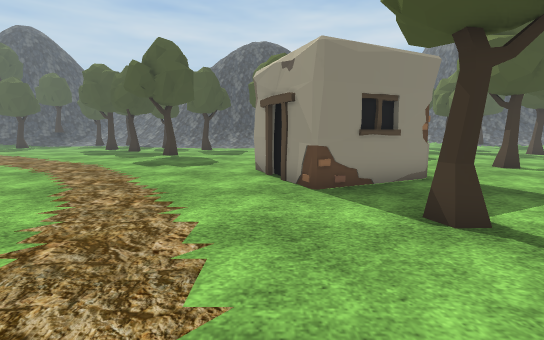
View 1 (above)

21 first-person views from a walk through a Unity game level. The camera is 1.3 m above the floor, tilts 8° down and sees 90° across. The floor is counted in squares, 1 m on a side. Each view is taken from the middle of a square. On the plan, view 1 faces up. The plan holds only what a view shows up to about 13 squares ahead; the rest is blank. The place goes on beyond the plan. Some animated figures are not drawn. Some surface patterns are stand-ins.

View 2
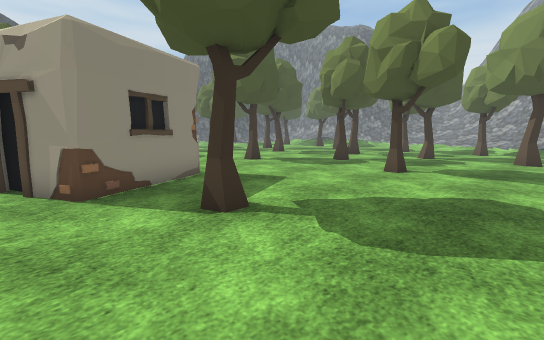

View 3
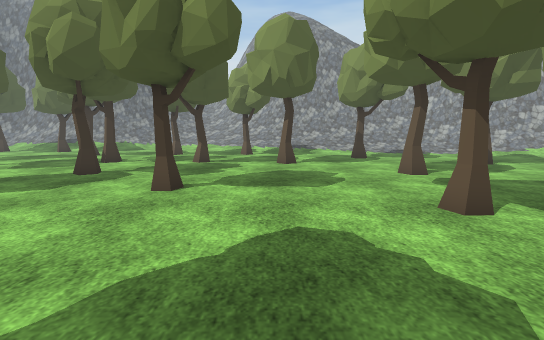

View 4
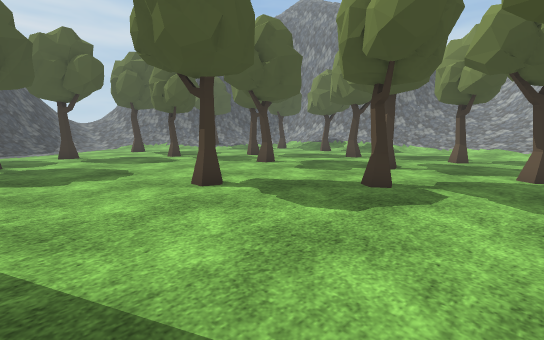

View 5
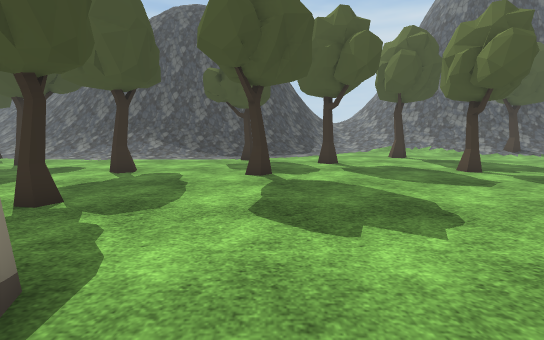

View 6
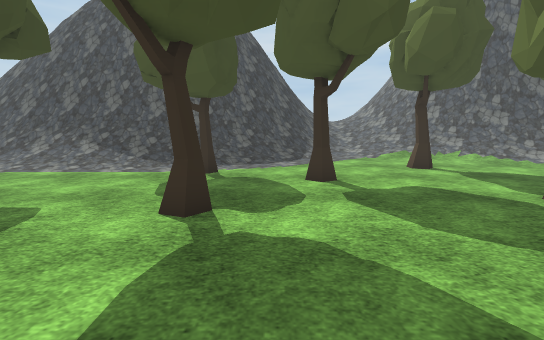

View 7
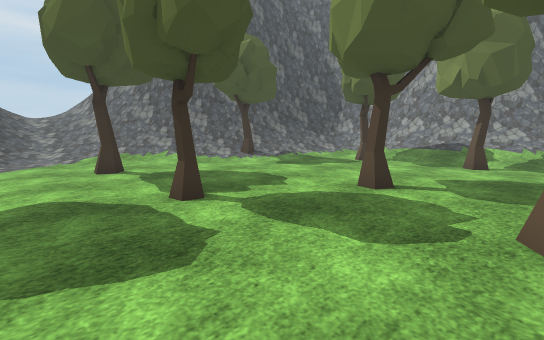

View 8
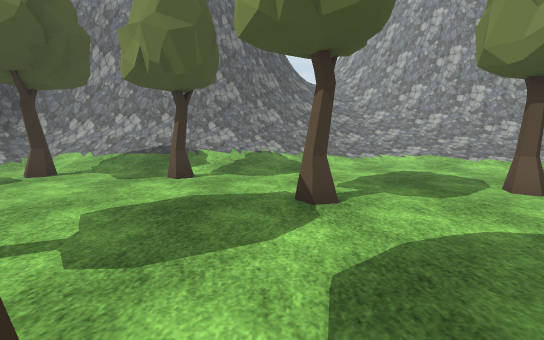

View 9
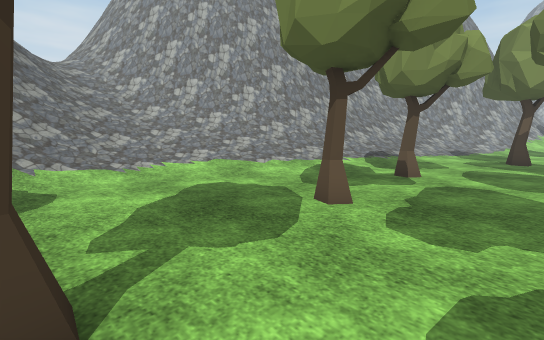

View 10
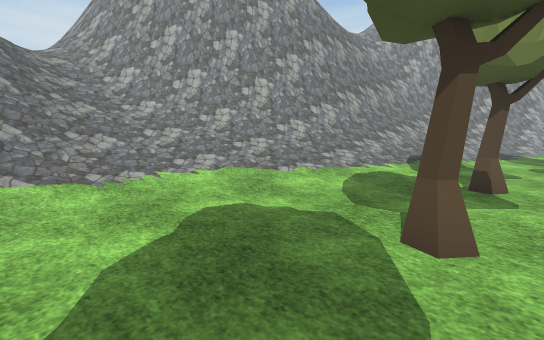

View 11
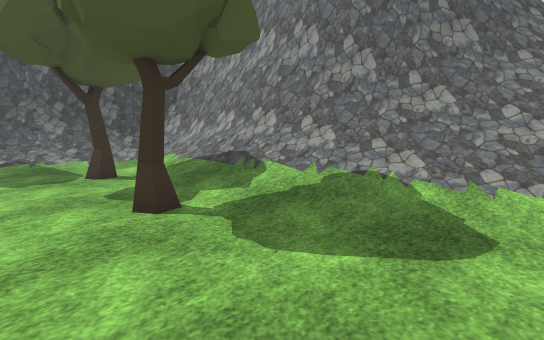

View 12
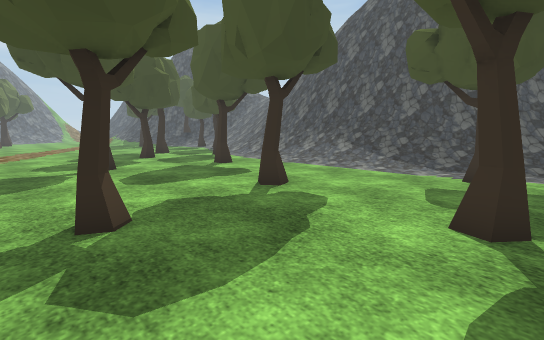

View 13
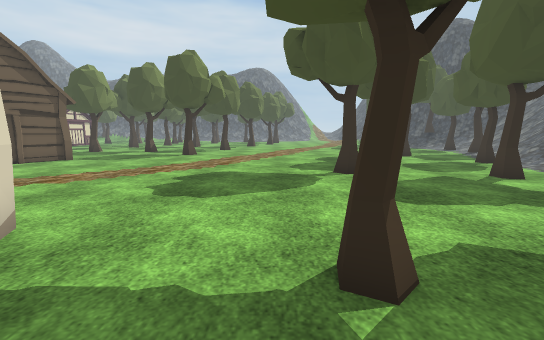

View 14
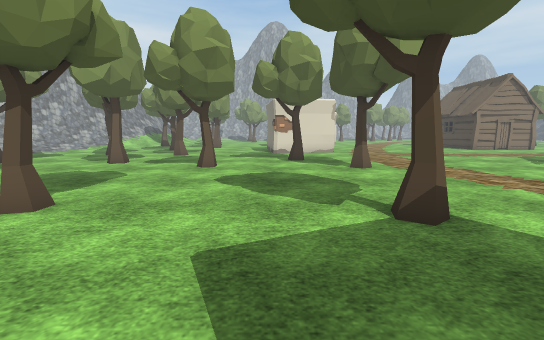

View 15
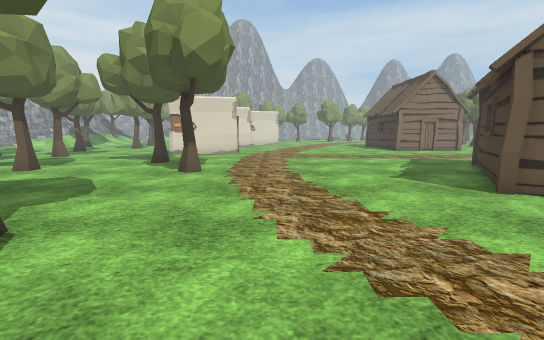

View 16
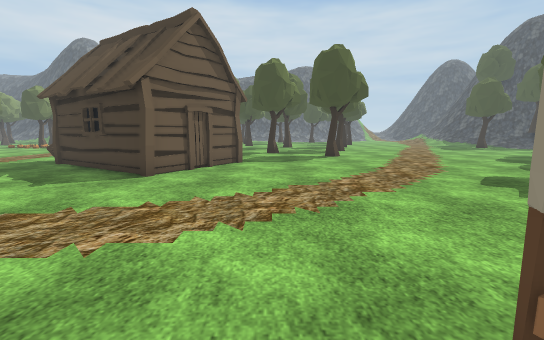

View 17
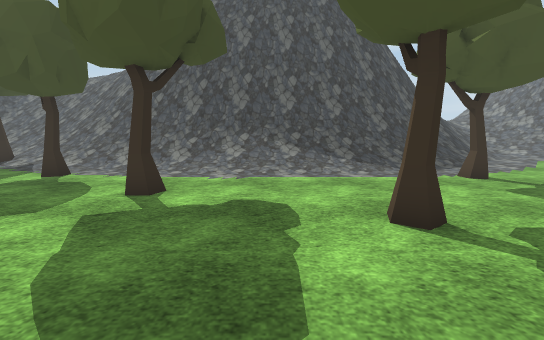

View 18
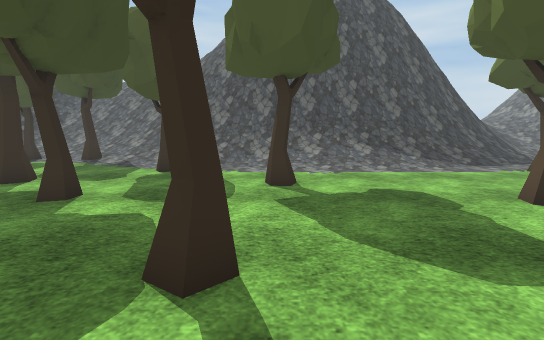

View 19
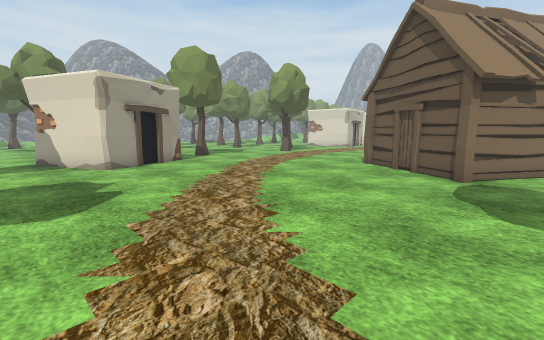

View 20
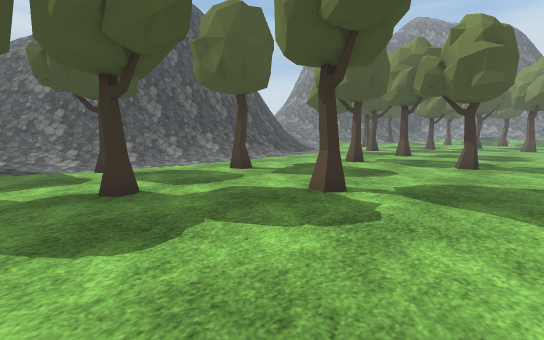

View 21
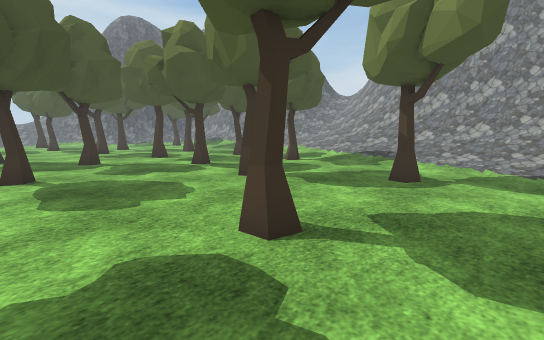

### Floor plan
Key: @ floor where view 1 was taken; # wall or solid block; . main floor; : floor 0.25 m higher than the main floor; / step, stairs or slope; = window, fence, low wall or low ledge; T tree; H hut; O other object.
Columns run from 11 left of view 1 to 34 right of it. Each row starts with its distance up from view 1.
 27 //=#############=///..////
 26 //#=##########==///....////=###
 25 //////#==#=#//////......////=######
 24 ////////////////..........///T#==###
 23 ......///////.........TT..../T////=##
 22 ..TT...........T............../////=#
 21 ..................T...............//#
 20 T.....T...........TT..............//#
 19 ................................T///#
 18 ..T........T....T......T.........///#
 17 ...............TT................///##
 16 .....T....................TT.....///##
 15 .....T..........................T///=##
 14 ............T.....................//###
 13 ........................TT........///=###
 12 ..................................////=###
 11 .............OO..............T...../////#####
 10 ...........###  ....T..............//////====
  9 ..........O##   ....................//////////
  8 ...........##  #..........T........://////////
  7 ...........O##OO......TT......T....//////////=
  6 ..............................T...///////==###
  5 ................................../////==####
  4 .H............T.....T.....T......//////=###
  3 .HHH................T.........T../////=##
  2 HH HH.........................T.:////=###
  1 H    H...................T......////####
  0 H   H......@.............TT.....///==##
 -1    HH..........................:///###
 -2    H.........T....TT.........../////##
 -3   H....................T....T..:////##
 -4  OH...................TT....T..////###
 -5  O.............T...............////=#
 -6  .............  ...............////=#

Where each view was taken, in squares from view 1:
view 1: 0 up, 0 right, facing up
view 2: 0 up, 0 right, facing up-right
view 3: 1 up, 3 right, facing right
view 4: 4 up, 5 right, facing up-right
view 5: 9 up, 5 right, facing up
view 6: 13 up, 6 right, facing up
view 7: 13 up, 9 right, facing up-right
view 8: 12 up, 13 right, facing right
view 9: 11 up, 16 right, facing down-right
view 10: 10 up, 18 right, facing down-right
view 11: 10 up, 19 right, facing up-right
view 12: 13 up, 5 right, facing up-left
view 13: 13 up, 3 right, facing left
view 14: 8 up, 5 right, facing down
view 15: 7 up, 1 left, facing down
view 16: 5 up, 2 right, facing left
view 17: 14 up, 2 left, facing up
view 18: 13 up, 5 left, facing up
view 19: 12 up, 11 left, facing down-right
view 20: 12 up, 11 left, facing up-right
view 21: 6 down, 9 right, facing up-right
